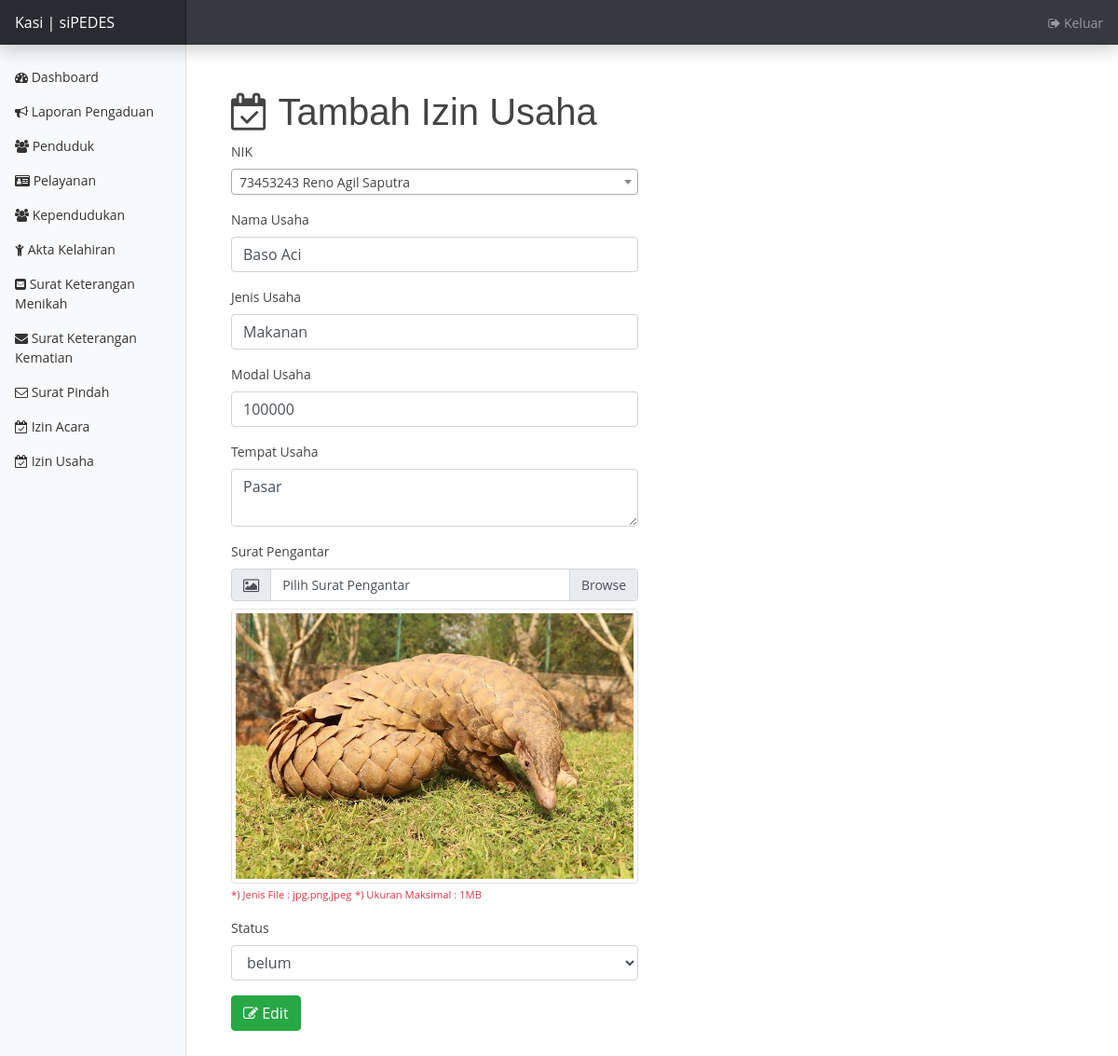
The app's page /petugas/izin_usaha/edit/2 with its own data.
### tables this page shows
CREATE TABLE `izin_usaha` (
  `id_izin_usaha` int(11) NOT NULL,
  `id_penduduk` int(11) NOT NULL,
  `nama_usaha` varchar(255) NOT NULL,
  `jenis_usaha` varchar(255) NOT NULL,
  `modal_usaha` int(100) NOT NULL,
  `tempat_usaha` text NOT NULL,
  `gambar_surat_pengantar` text NOT NULL,
  `waktu` datetime NOT NULL,
  `kode` varchar(255) NOT NULL,
  `status` varchar(255) NOT NULL
);

### application/controllers/Petugas.php (called while the page is built, shortened)
<?php
class Petugas extends CI_Controller {
	public function __construct(){
		$this->load->library('form_validation');
		$this->load->model('MyModel');
	}
	public function izin_usaha_edit($id) {
		$data['penduduk'] = $this->MyModel->getPenduduk();
		$data['usaha'] = $this->MyModel->getUsahaByID($id);
		$data['status'] = ['belum','proses','selesai'];
		$this->form_validation->set_rules('id_penduduk', 'NIK', 'trim|required');
		$this->form_validation->set_rules('nama_usaha', 'Nama Usaha', 'trim|required');
		$this->form_validation->set_rules('jenis_usaha', 'Jenis Usaha', 'trim|required');
		$this->form_validation->set_rules('modal_usaha', 'Modal Usaha', 'trim|required');
		$this->form_validation->set_rules('tempat_usaha', 'Tempat Usaha', 'trim|required');
		if ($this->form_validation->run() == FALSE) {
			$this->load->view('template/header_pet');
			$this->load->view('petugas/izin_usaha_edit', $data);
			$this->load->view('template/footer_pet');
		}
	}
}

### index.php (called while the page is built, shortened)
<?php
require_once BASEPATH.'core/CodeIgniter.php';

### application/models/MyModel.php (called while the page is built, shortened)
<?php
class MyModel extends CI_Model {
	public function getPenduduk() {
		$this->db->order_by('nik','asc');
		return $this->db->get('penduduk')->result_array();
	}
	public function getUsahaByID($id) {
		return $this->db->get_where('izin_usaha',['id_izin_usaha' => $id])->row_array();
	}
}

### application/views/petugas/izin_usaha_edit.php (the view, shortened to what this page needs)
<h1><i class="fa fa-calendar-check-o"></i> Tambah Izin Usaha</h1>
<form action="" method="post" enctype="multipart/form-data">
	<div class="row">
		<div class="col-lg-6">
			<div class="form-group">
				<label>NIK</label>
			</div>
			<div class="form-group">
				<label>Nama Usaha</label>
				<input type="text" name="nama_usaha" placeholder="Nama Usaha" class="form-control" value="<?= $usaha['nama_usaha']; ?>">
			</div>
			<div class="form-group">
				<label>Jenis Usaha</label>
				<input type="text" name="jenis_usaha" placeholder="Jenis Usaha" class="form-control" value="<?= $usaha['jenis_usaha']; ?>">
			</div>
			<div class="form-group">
				<label>Modal Usaha</label>
				<input type="number" name="modal_usaha" placeholder="Modal Usaha" class="form-control" value="<?= $usaha['modal_usaha']; ?>">
			</div>
			<div class="form-group">
				<label>Tempat Usaha</label>
				<textarea name="tempat_usaha" class="form-control" placeholder="Tempat Usaha"><?= $usaha['tempat_usaha']; ?></textarea>
			</div>
			<div class="form-group">
				<label>Surat Pengantar</label>
				<div class="input-group mb-2">
					<div class="input-group-prepend">
						<span class="input-group-text" id="inputGroupFileAddon01"><i class="fa fa-image"></i></span>
					</div>
					<div class="custom-file">
						<label class="custom-file-label" for="inputGroupFile01">Pilih Surat Pengantar</label>
					</div>
				</div>
				<div id="image-holder">
				<img src="<?= base_url('assets/img/izin_usaha/').$usaha['gambar_surat_pengantar']; ?>" class="img-fluid img-thumbnail" width="100%" alt="">
				</div>
				<small class="text-danger">*) Jenis File : jpg,png,jpeg</small>
				<small class="text-danger">*) Ukuran Maksimal : 1MB</small>
			</div>
			<div class="form-group">
				<label>Status</label>
				<select name="status" class="form-control">
					<?php foreach($status as $st) : ?>
					<option value="<?= $st; ?>" <?= ($st == $usaha['status']) ? 'selected' : ''; ?>><?= $st; ?></option>
					<?php endforeach; ?>
				</select>
			</div>
			<button type="submit" class="btn btn-success"><i class="fa fa-edit"></i> Edit</button>
		</div>
	</div>
</form>

### assets/css/style.css (style rules this page uses)
body { font-family: "Open Sans", sans-serif; color: #444444; }
h1, h2, h3, h4, h5, h6 { font-family: "Dosis", sans-serif; }

### assets/css/dashboard.css (style rules this page uses)
body { font-size: .875rem; }

### records on screen
izin_usaha: nama_usaha "Baso Aci", jenis_usaha "Makanan", modal_usaha "100000", tempat_usaha "Pasar", gambar_surat_pengantar (picture), status "belum"
